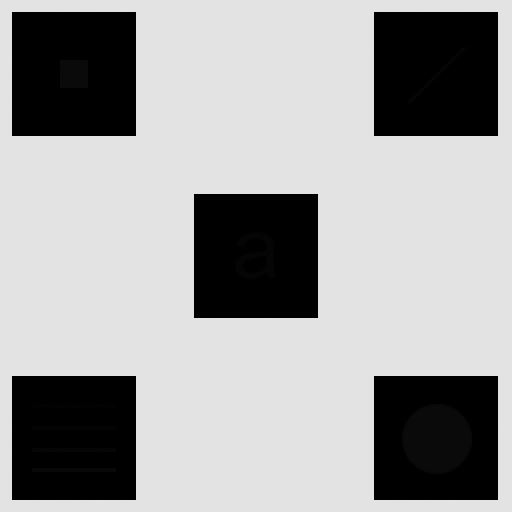
#> input picture Bai_2/Khoi-hinh-vuong.tif, 512 x 512 px
$ jupyter execute --allow-errors test.ipynb
#> lines starting #> are read from the running program, lines starting #| are printed output that depends on the picture; after the words box and inside, x2 and y2 are one past the last pixel; in counts of white or black regions, pixels touching at a corner belong together
[cell 1]
import numpy as np
import matplotlib.pyplot as plt

[cell 2]
khoivuong = plt.imread("Khoi-hinh-vuong.tif")
#> khoivuong is the input picture: shape (512, 512); min 0, max 228, mean 160.7

plt.imshow(khoivuong, cmap='gray')

print(khoivuong.shape)
#| (512, 512)

[cell 3]
plt.hist(khoivuong.ravel(), bins=256)
plt.yscale("log")
plt.show()
#> figure, not shown here; tallest bar 175784 high, from x = 226.2 to 227.1

[cell 4]
plt.hist(khoivuong.ravel(), bins=256)
plt.xlim(0, 20)
#> figure, not shown here; tallest bar 175784 high, from x = 226.2 to 227.1

[cell 5]
khoivuong_2 = khoivuong.copy()

for i in range(khoivuong_2.shape[0]):
    for j in range(khoivuong_2.shape[1]):
        if khoivuong_2[i,j] > 0 and khoivuong_2[i, j] < 256:
            khoivuong_2[i, j] = 255
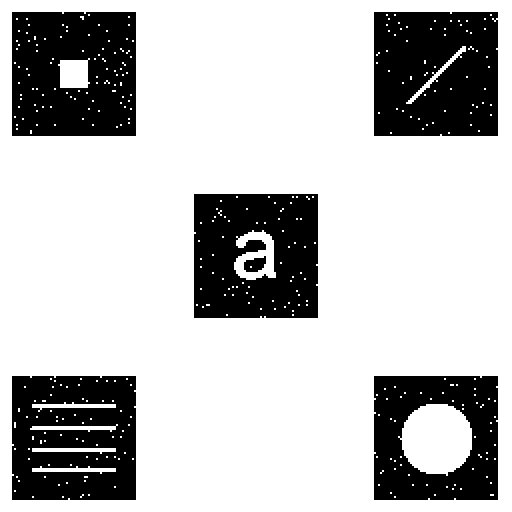
#> khoivuong_2: shape (512, 512); 74.3% white; 6 black regions, box (x1, y1, x2, y2) and area: (374, 12, 498, 136) 14724, (12, 12, 136, 136) 14148, (194, 194, 318, 318) 13664, (12, 376, 136, 500) 13636, (374, 376, 498, 500) 11068, (244, 256, 266, 272) 248

plt.figure(figsize=(10, 8))

plt.subplot(121)
plt.imshow(khoivuong, cmap="gray")
plt.subplot(122)
plt.imshow(khoivuong_2, cmap="gray")

[cell 6]
plt.hist(khoivuong_2.ravel(), bins=256)
plt.show()
#> figure, not shown here; tallest bar 194656 high, from x = 254 to 255

[cell 7]
salt = plt.imread("circuit-board-salt-prob-pt1.tif")
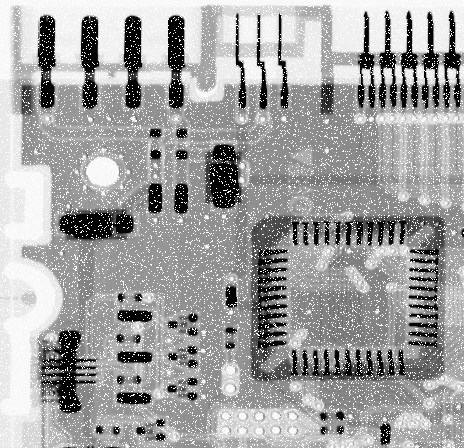
#> input picture Bai_2/circuit-board-salt-prob-pt1.tif, 464 x 448 px
#> salt is the input picture: shape (448, 464); min 0, max 255, mean 161.2

plt.imshow(salt, cmap='gray')

[cell 8]
plt.hist(salt.ravel(), np.max(salt))
plt.show()
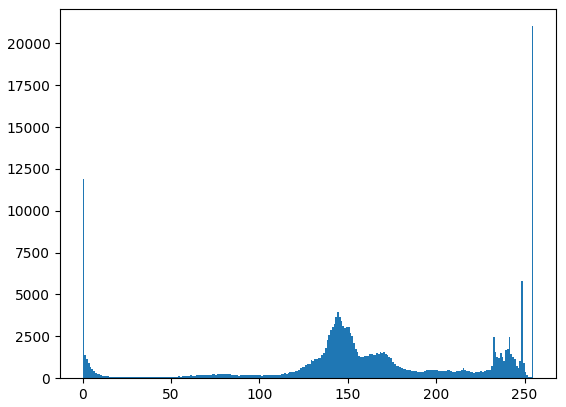
#> figure drawn by matplotlib, 1 panel; tallest bar 21022 high, from x = 254 to 255

[cell 9]
std = np.std(salt.ravel())
#> std = 70.93
std
#> Out = 70.93

[cell 10]
salt_2 = salt.copy()

for i in range(salt_2.shape[0]):
    for j in range(salt_2.shape[1]):
        if salt_2[i, j] > 255 and salt_2[i, j] <= np.max(salt_2):
            salt_2[i, j] = salt_2[i, j] - 50

plt.imshow(salt_2, cmap='gray')

[cell 11]
def amban(img):
    return np.max(img) - img

[cell 12]
img1 = plt.imread("breast_digital_Xray.tif")
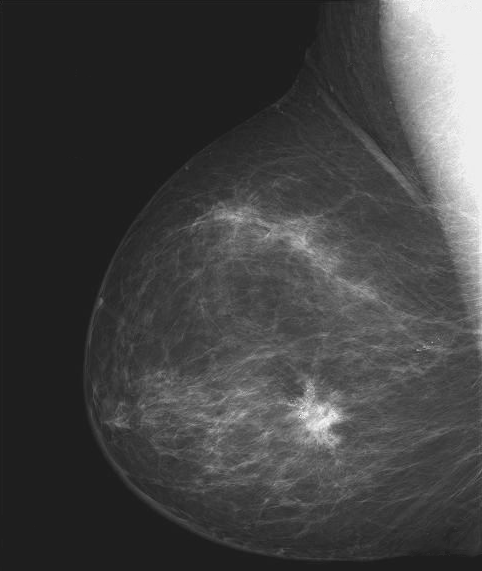
#> input picture Bai_2/breast_digital_Xray.tif, 482 x 571 px
#> img1 is the input picture: shape (571, 482); min 21, max 255, mean 66.7
img1_amban = amban(img1)

plt.subplot(121)
plt.imshow(img1, cmap='gray')

plt.subplot(122)
plt.imshow(img1_amban, cmap='gray')

[cell 13]
def log_img(img):
    output = img.copy()
    for i in range(img.shape[0]):
        for j in range(img.shape[1]):
            if img[i, j] > 0:
                output[i, j] = np.log((output[i, j])).astype(np.float32)
    return output

[cell 14]
img2 = plt.imread("Bien_doi_log.tif")
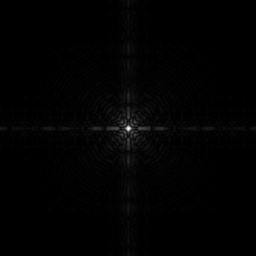
#> input picture Bai_2/Bien_doi_log.tif, 256 x 256 px
#> img2 is the input picture: shape (256, 256); min 0, max 255, mean 2.1
img2_log = log_img(img2)
#> after the loop in log_img, `for i in range(img.shape[0]):`:
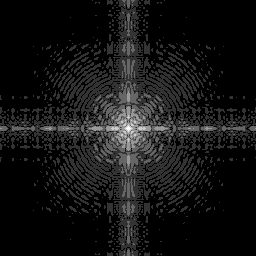
#> output: shape (256, 256); min 0, max 5, mean 0.401; drawn with min black and max white

plt.figure(figsize=(10, 8))

plt.subplot(121)
plt.imshow(img2, cmap='gray')

plt.subplot(122)
plt.imshow(img2_log, cmap='gray')

[cell 15]
def gamma(c, factor, img):
    return c*img**factor

[cell 16]
gamma1 = plt.imread('fractured_spine.tif')
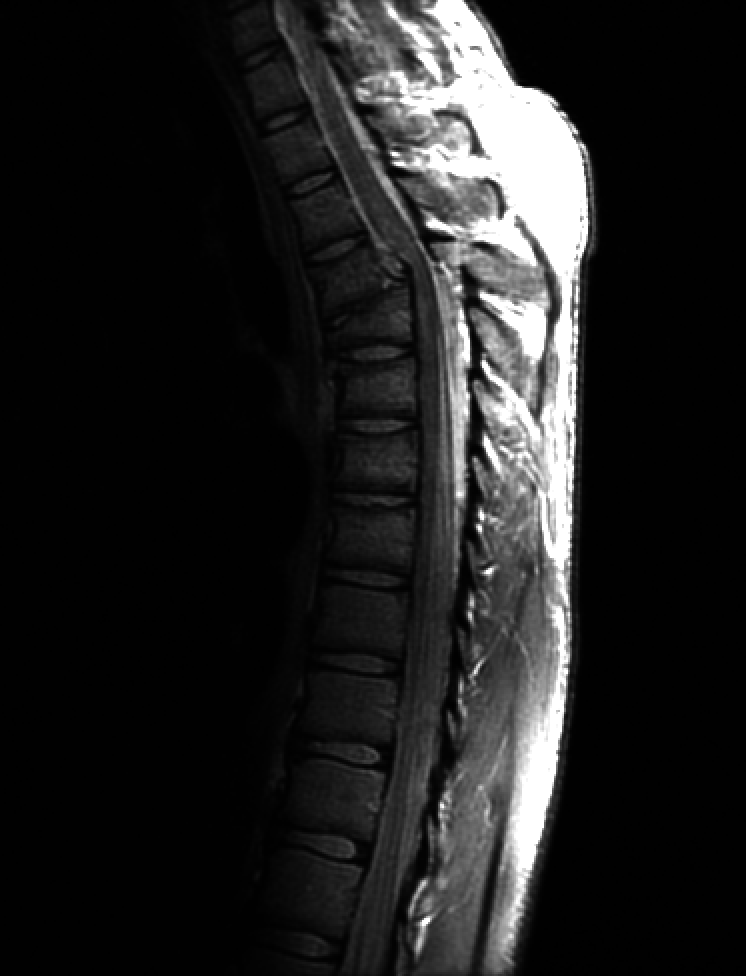
#> input picture Bai_2/fractured_spine.tif, 746 x 976 px
#> gamma1 is the input picture: shape (976, 746); min 0, max 255, mean 32.6
gamma2 = gamma(1, 0.3, gamma1)

plt.figure(figsize=(10, 8))

plt.subplot(121)
plt.imshow(gamma1, cmap='gray')

plt.subplot(122)
plt.imshow(gamma2, cmap='gray')
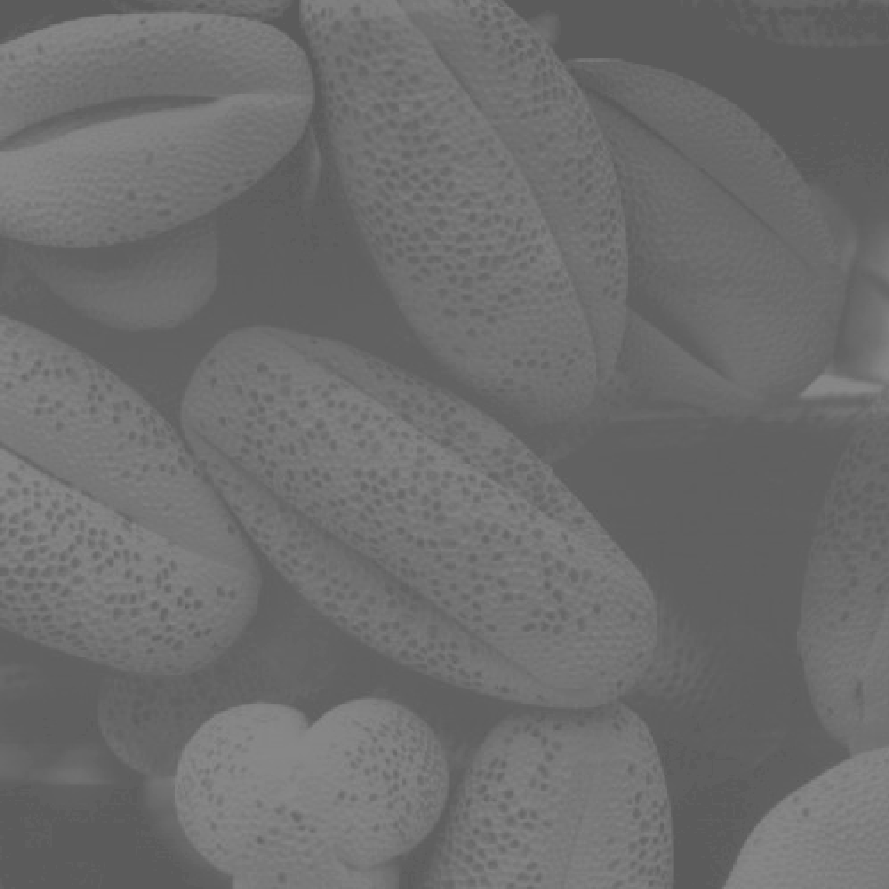
#> input picture Bai_2/pollen_image.tif, 889 x 889 px
#> further down, pollen is the input picture: shape (889, 889); min 91, max 138, mean 109.1

[cell 17]
# Bien doi tuyen tinh tung doan
def tuyentinh(img):
    ra = img.min()
#> ra = 91
    rb = img.max()
#> rb = 138
    L = 2**8
    c = (L-1) / (rb-ra)
#> c = 5.43
    m = (1-L) * ra / (rb-ra)
#> m = -493.7
    return c*img + m
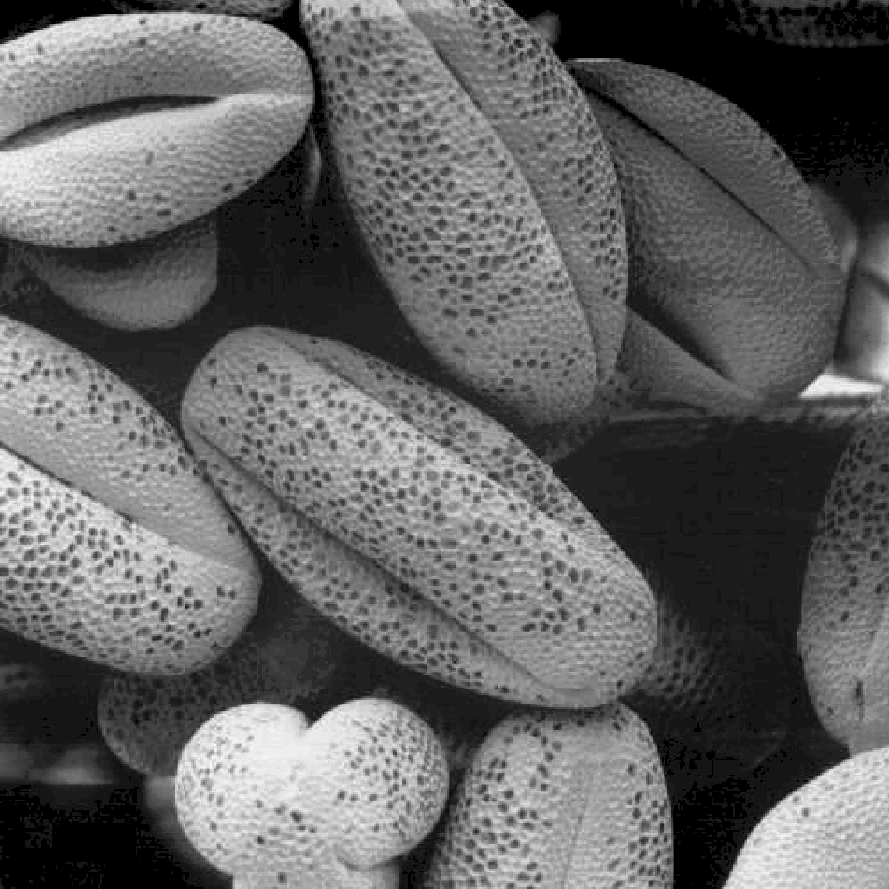
#> returned value: shape (889, 889) float64; min 0, max 255, mean 98.1; drawn with min black and max white

[cell 18]
pollen = plt.imread("pollen_image.tif")
pollen_tuyentinh = tuyentinh(pollen)

plt.figure(figsize=(10, 8))

plt.subplot(221)
plt.imshow(pollen, cmap='gray', vmin=0, vmax=255)

plt.subplot(222)
plt.hist(pollen.ravel(), 255)
plt.xlim(0, 255)

plt.subplot(223)
plt.imshow(pollen_tuyentinh, cmap='gray', vmin=0, vmax=255)

plt.subplot(224)
plt.hist(pollen_tuyentinh.ravel(), 255)
plt.xlim(0, 255)

plt.show()
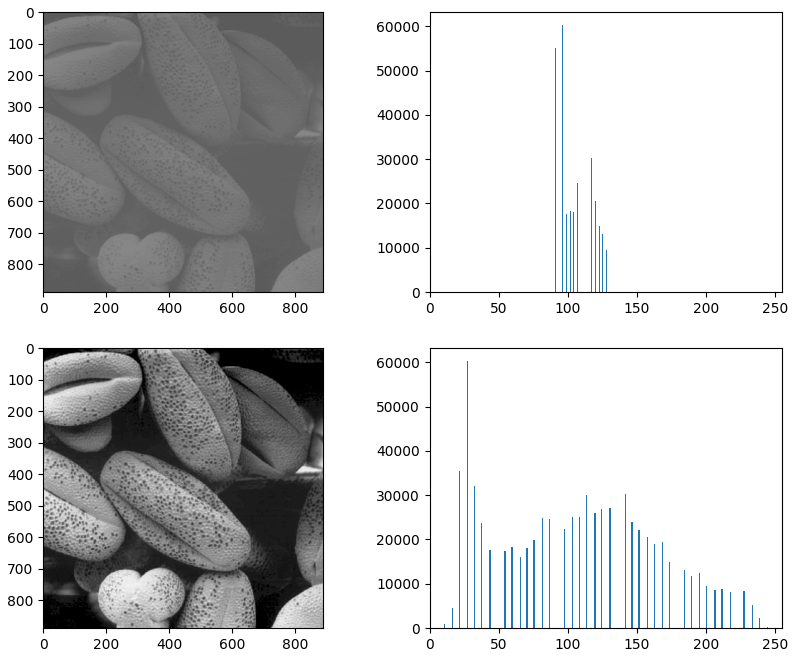
#> figure drawn by matplotlib, 4 panels; panel 2: tallest bar 60247 high, from x = 95.98 to 96.16; panel 4: tallest bar 60247 high, from x = 27 to 28
